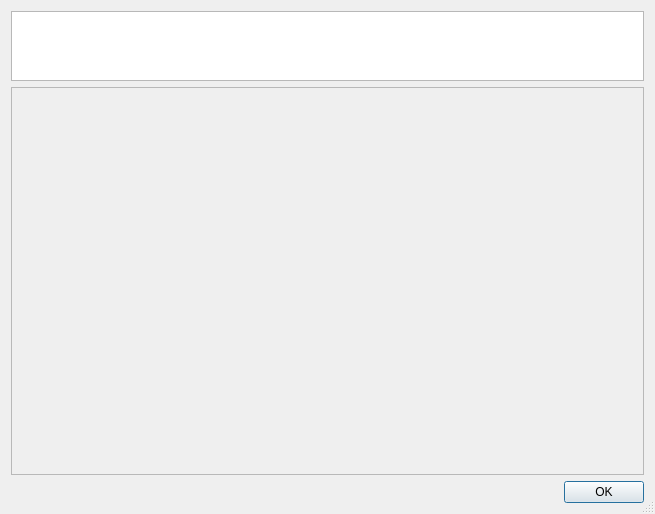
<?xml version="1.0" encoding="UTF-8"?>
<ui version="4.0">
 <class>QtCertificateViewerDialog</class>
 <widget class="QDialog" name="QtCertificateViewerDialog">
  <property name="geometry">
   <rect>
    <x>0</x>
    <y>0</y>
    <width>655</width>
    <height>514</height>
   </rect>
  </property>
  <property name="windowTitle">
   <string>Certificate Viewer</string>
  </property>
  <property name="sizeGripEnabled">
   <bool>true</bool>
  </property>
  <layout class="QGridLayout" name="gridLayout" rowstretch="0,0,0,0">
   <item row="3" column="0">
    <widget class="QDialogButtonBox" name="buttonBox">
     <property name="orientation">
      <enum>Qt::Horizontal</enum>
     </property>
     <property name="standardButtons">
      <set>QDialogButtonBox::Ok</set>
     </property>
    </widget>
   </item>
   <item row="1" column="0">
    <widget class="QScrollArea" name="scrollArea">
     <property name="autoFillBackground">
      <bool>false</bool>
     </property>
     <property name="horizontalScrollBarPolicy">
      <enum>Qt::ScrollBarAlwaysOff</enum>
     </property>
     <property name="widgetResizable">
      <bool>true</bool>
     </property>
     <widget class="QWidget" name="scrollAreaWidgetContents">
      <property name="geometry">
       <rect>
        <x>0</x>
        <y>0</y>
        <width>629</width>
        <height>368</height>
       </rect>
      </property>
      <layout class="QVBoxLayout" name="verticalLayout">
       <item>
        <layout class="QGridLayout" name="certGridLayout"/>
       </item>
      </layout>
     </widget>
    </widget>
   </item>
   <item row="0" column="0">
    <widget class="QTreeWidget" name="certChainTreeWidget">
     <property name="maximumSize">
      <size>
       <width>16777215</width>
       <height>70</height>
      </size>
     </property>
     <property name="editTriggers">
      <set>QAbstractItemView::NoEditTriggers</set>
     </property>
     <property name="showDropIndicator" stdset="0">
      <bool>false</bool>
     </property>
     <property name="dragEnabled">
      <bool>false</bool>
     </property>
     <property name="rootIsDecorated">
      <bool>false</bool>
     </property>
     <property name="itemsExpandable">
      <bool>false</bool>
     </property>
     <property name="expandsOnDoubleClick">
      <bool>false</bool>
     </property>
     <attribute name="headerVisible">
      <bool>false</bool>
     </attribute>
     <column>
      <property name="text">
       <string notr="true">1</string>
      </property>
     </column>
    </widget>
   </item>
  </layout>
 </widget>
 <resources/>
 <connections>
  <connection>
   <sender>buttonBox</sender>
   <signal>accepted()</signal>
   <receiver>QtCertificateViewerDialog</receiver>
   <slot>accept()</slot>
   <hints>
    <hint type="sourcelabel">
     <x>248</x>
     <y>254</y>
    </hint>
    <hint type="destinationlabel">
     <x>157</x>
     <y>274</y>
    </hint>
   </hints>
  </connection>
  <connection>
   <sender>buttonBox</sender>
   <signal>rejected()</signal>
   <receiver>QtCertificateViewerDialog</receiver>
   <slot>reject()</slot>
   <hints>
    <hint type="sourcelabel">
     <x>316</x>
     <y>260</y>
    </hint>
    <hint type="destinationlabel">
     <x>286</x>
     <y>274</y>
    </hint>
   </hints>
  </connection>
 </connections>
</ui>
